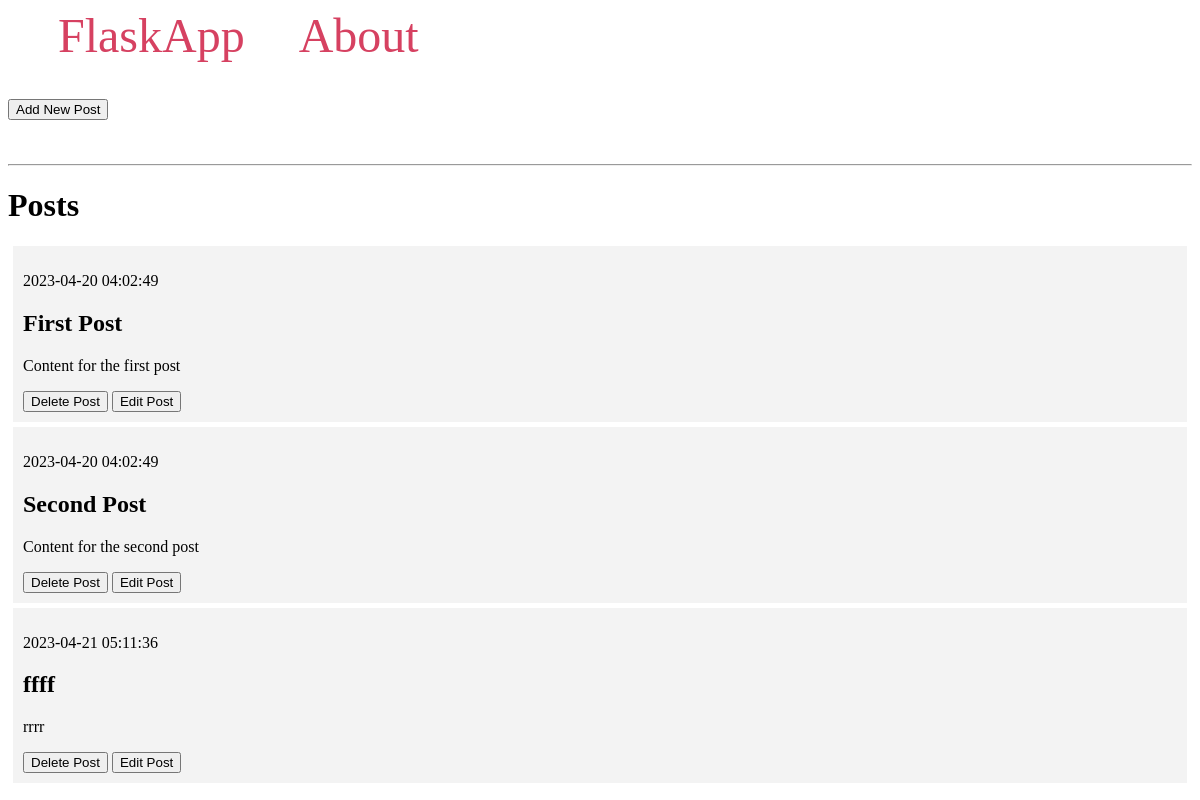
Before: / with the older database file.
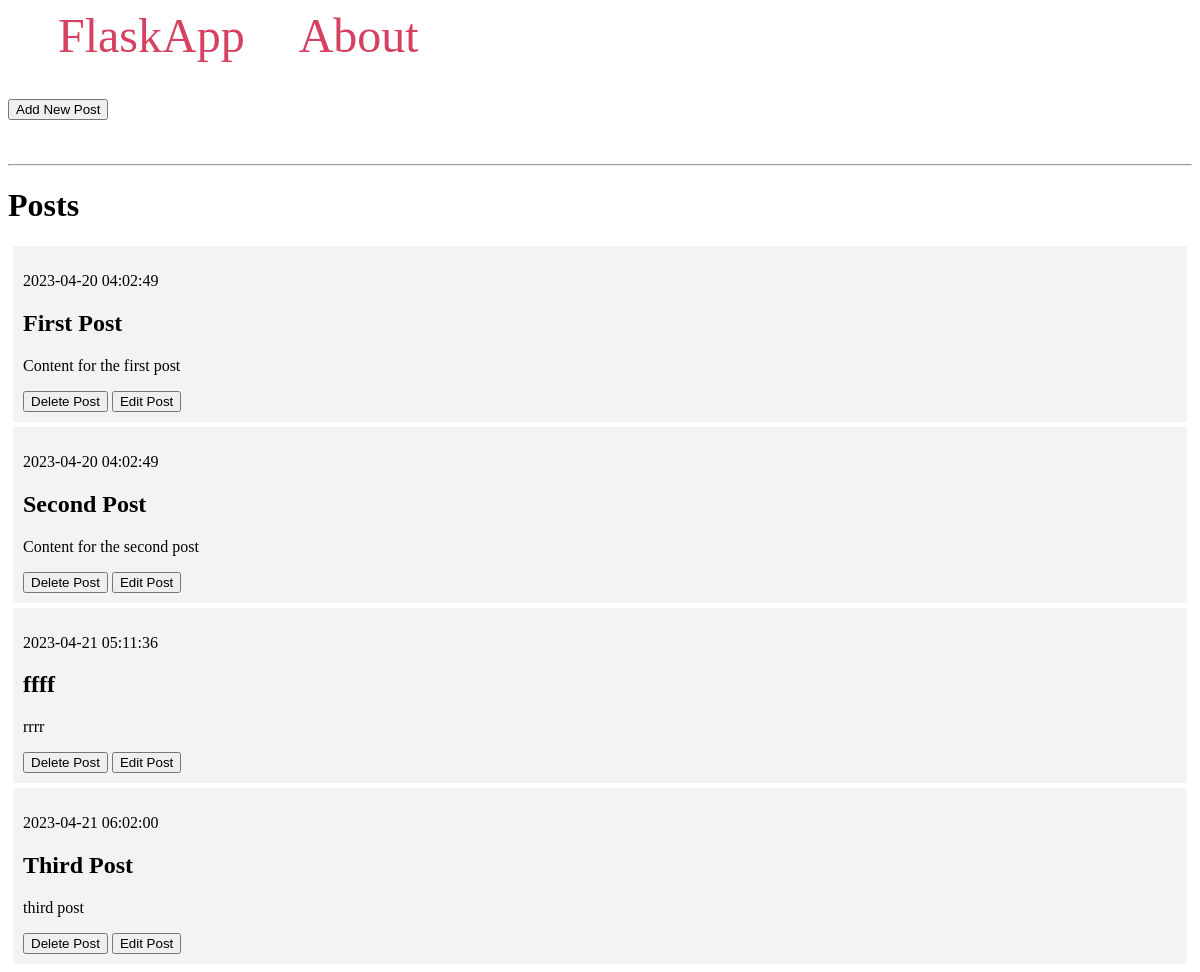
After: the same page with the newer database file.
### tables this page shows
CREATE TABLE posts (
    id INTEGER PRIMARY KEY AUTOINCREMENT,
    created TIMESTAMP NOT NULL DEFAULT CURRENT_TIMESTAMP,
    title TEXT NOT NULL,
    content TEXT NOT NULL
);

### app.py (the view)
@app.route('/')
def index():
    conn = get_db_connection()
    posts = conn.execute('SELECT * FROM posts').fetchall()
    conn.close()
    return render_template('index2.html', posts=posts)

### app.py (called while the page is built)
def get_db_connection():
    conn = sqlite3.connect('database.db')
    conn.row_factory = sqlite3.Row
    return conn

### templates/index2.html
{% extends 'base2.html' %}
{% block content %}
    <h1>{% block title %} Posts {% endblock %}</h1>
    {% for post in posts %}
        <div class='post'>
            <p>{{ post['created'] }}</p>
            <h2>{{ post['title'] }}</h2>
            <p>{{ post['content'] }}</p>
            <button type="submit">Delete Post</button>
            <button type="submit">Edit Post</button>
        </div>
    {% endfor %}
{% endblock %}

### templates/base2.html (shortened to what this page needs)
<!DOCTYPE html>
<html lang="en">
<head>
</head>
<body>
    <nav>
        <a href="{{ url_for('index') }}">FlaskApp</a>
        <a href="#">About</a>
        <br>
         <form action="addposts">
             <br><br>
         <button type="submit">Add New Post</button>
      </form>
    </nav>
    <hr>
    <div class="content">
        {% block content %} {% endblock %}
    </div>
</body>
</html>

### templates/base2.html (style rules this page uses)
.post { padding: 10px; margin: 5px; background-color: #f3f3f3 }
nav a { color: #d64161; font-size: 3em; margin-left: 50px; text-decoration: none; }

Changed rows visible on the page:
added posts: created "2023-04-21 06:02:00", title "Third Post", content "third post"
